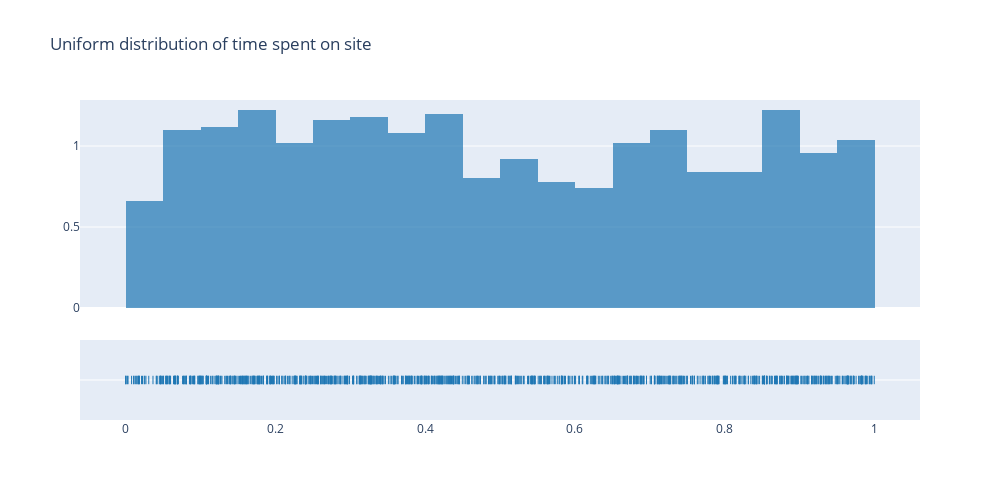

Here is the notebook cell this chart was saved with:
### Code cell
time_cdf =  pd.DataFrame(gamma.cdf(website_time.values, a = 2, scale=5))
time_cdf_plot  = ff.create_distplot([time_cdf.values.reshape(-1)], group_labels = [' '], show_curve=False, bin_size=0.05)
time_cdf_plot.update_layout(showlegend=False, title_text='Uniform distribution of time spent on site', width=1000, height=500)
time_cdf_plot.show()

### Figure 1 — Plotly figure (JSON) as saved in the notebook; plotly's stock layout.template omitted (floating-point values rounded to 4 significant figures; data arrays with more than 128 entries replaced by an {"elided": "..."} marker saying what was removed)
{"data": [{"histnorm": "probability density", "legendgroup": " ", "marker": {"color": "rgb(31, 119, 180)"}, "name": " ", "opacity": 0.7, "type": "histogram", "x": {"elided": "1000 float values"}, "xaxis": "x", "xbins": {"end": 0.9996, "size": 0.05, "start": 0.0002155}, "yaxis": "y"}, {"legendgroup": " ", "marker": {"color": "rgb(31, 119, 180)", "symbol": "line-ns-open"}, "mode": "markers", "name": " ", "showlegend": false, "type": "scatter", "x": {"elided": "1000 float values"}, "xaxis": "x", "y": {"elided": "1000 str values"}, "yaxis": "y2"}], "layout": {"barmode": "overlay", "height": 500, "hovermode": "closest", "legend": {"traceorder": "reversed"}, "showlegend": false, "title": {"text": "Uniform distribution of time spent on site"}, "width": 1000, "xaxis": {"anchor": "y2", "autorange": true, "domain": [0, 1], "range": [-0.06087, 1.061], "type": "linear", "zeroline": false}, "yaxis": {"anchor": "free", "autorange": true, "domain": [0.35, 1], "position": 0, "range": [0, 1.284]}, "yaxis2": {"anchor": "x", "autorange": true, "domain": [0, 0.25], "dtick": 1, "range": [-1, 1], "showticklabels": false, "type": "category"}}}
